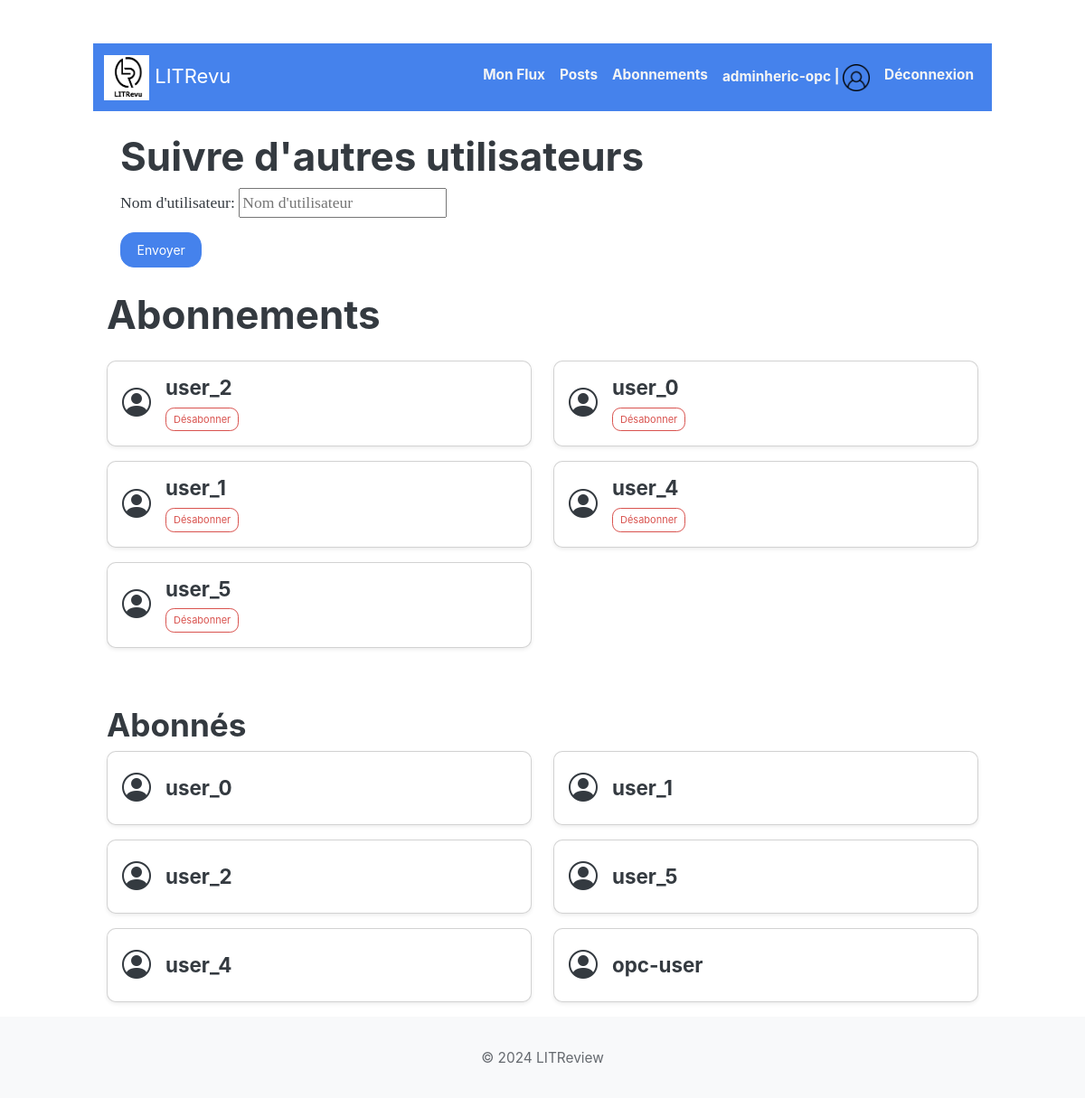
/feed/follows/ (signed in), run on the app's committed database.
### accounts/models.py (models this page shows)
class User(AbstractUser):
    pass

### feed/models.py (models this page shows)
class UserFollows(models.Model):
    user = models.ForeignKey(settings.AUTH_USER_MODEL, on_delete=models.CASCADE, related_name='following')
    followed_user = models.ForeignKey(settings.AUTH_USER_MODEL, on_delete=models.CASCADE, related_name='followed_by')
    class Meta:
        unique_together = ('user', 'followed_user')

### feed/views.py (the view, shortened to what this page needs)
# urls.py: path('follows/', UserFollowsCreateView.as_view(), name='follow_list'),
class UserFollowsCreateView(LoginRequiredMixin, ListView):
    model = UserFollows
    template_name = 'feed/user_follows.html'
    context_object_name = 'follows'
    def get_queryset(self):
        return UserFollows.objects.filter(user=self.request.user)
    def get_context_data(self, **kwargs):
        context = super().get_context_data(**kwargs)
        context['form'] = UserFollowForm()
        context['followers'] = UserFollows.objects.filter(followed_user=self.request.user)
        return context

### feed/forms.py (shortened to what this page needs)
class UserFollowForm(forms.Form):
    username = forms.CharField(label='Nom d\'utilisateur', max_length=150,
                               widget=forms.TextInput(attrs={'placeholder': 'Nom d\'utilisateur'}))

### feed/templates/feed/user_follows.html (shortened to what this page needs)
{% extends 'base.html' %}
{% block content %}
<div class="container mt-4">
    {% include 'feed/add_follow.html' with form=form %}
    <h1 class="mb-4">Abonnements</h1>
    <div class="row">
        {% for follow in follows %}
        <div class="col-md-6 mb-3">
            <div class="card shadow-sm">
                <div class="card-body d-flex align-items-center">
                    <i class="bi bi-person-circle me-3" style="font-size: 2rem;"></i>
                    <div>
                        <h5 class="card-title mb-0">{{ follow.followed_user.username }}</h5>
                        <a href="{% url 'feed:unfollow' follow.id %}" class="btn btn-sm btn-outline-danger mt-2">Désabonner</a>
                    </div>
                </div>
            </div>
        </div>
        {% empty %}
        <p class="text-muted">Aucun abonnement trouvé.</p>
        {% endfor %}
    </div>
    <h2 class="mt-5">Abonnés</h2>
    <div class="row">
        {% for follower in followers %}
        <div class="col-md-6 mb-3">
            <div class="card shadow-sm">
                <div class="card-body d-flex align-items-center">
                    <i class="bi bi-person-circle me-3" style="font-size: 2rem;"></i>
                    <div>
                        <h5 class="card-title mb-0">{{ follower.user.username }}</h5>
                    </div>
                </div>
            </div>
        </div>
        {% empty %}
        <p class="text-muted">Aucun abonné trouvé.</p>
        {% endfor %}
    </div>
</div>
{% endblock %}

### templates/base.html (shortened to what this page needs)
{% load static %}
<!DOCTYPE html>
<html lang="fr">
<head>
    <link href="https://cdnjs.cloudflare.com/ajax/libs/font-awesome/5.15.1/css/all.min.css" rel="stylesheet">
    <link href="https://cdn.jsdelivr.net/npm/bootswatch@5/dist/litera/bootstrap.min.css" rel="stylesheet">
    <link rel="stylesheet" href="https://cdn.jsdelivr.net/npm/bootstrap-icons/font/bootstrap-icons.css">
    <link rel="stylesheet" href="{% static 'css/styles.css' %}">
</head>
<body>
    <div class="container mt-5">
        <nav class="navbar navbar-expand-lg navbar-dark bg-primary">
            <div class="container-fluid">
                <a class="navbar-brand" href="{% url 'feed:feed' %}">
                    <img src="{% static 'images/logo.jpeg' %}" alt="Logo" width="50" height="50">
                    LITRevu
                </a>
                <div class="collapse navbar-collapse" id="navbarNav">
                    <ul class="navbar-nav ms-auto">
                        {% if user.is_authenticated %}
                        <li class="nav-item">
                            <a class="nav-link" href="{% url 'feed:feed' %}">Mon Flux</a>
                        </li>
                        <li class="nav-item">
                            <a class="nav-link" href="{% url 'feed:posts' %}">Posts</a>
                        </li>
                        <li class="nav-item">
                            <a class="nav-link" href="{% url 'feed:follow_list' %}">Abonnements</a>
                        </li>
                        <li class="nav-item">
                            <a class="nav-link">
                                {{ user.username }} |
                                <img src="{% static 'images/avatar.png' %}" alt="Avatar" width="30" height="30">
                            </a>
                        </li>
                        <li class="nav-item">
                            <a class="nav-link" href="{% url 'accounts:logout' %}"> Déconnexion</a>
                        </li>
                        {% else %}
                        <li class="nav-item">
                            <a class="nav-link" href="{% url 'accounts:login' %}">Connexion</a>
                        </li>
                        {% endif %}
                    </ul>
                </div>
            </div>
        </nav>
        <main>
            {% block content %}{% endblock %}
        </main>
    </div>
</body>
<footer class="footer mt-auto py-3 bg-light">
    <div class="container text-center">
        <span class="text-muted">© 2024 LITReview</span>
    </div>
</footer>
</html>

### accounts/static/css/styles.css (style rules this page uses)
.container { max-width: 1024px; margin-right: auto; margin-left: auto; padding-right: 15px; padding-left: 15px; width: 100%; }
html, body { height: 100%; margin: 0; }
.footer { width: 100%; height: 90px; line-height: 60px; background-color: #f5f5f5; }
.navbar-nav .nav-link { color: whitesmoke; font-weight: bold; }
.card { border-radius: 10px; box-shadow: 0 4px 8px rgba(0, 0, 0, 0.1); }
.card-title { font-weight: bold; font-size: 1.4rem; }

### data on the page
User: username "adminheric-opc"
UserFollows: followed_user.username "user_2"
UserFollows: followed_user.username "user_0"
UserFollows: followed_user.username "user_1"
UserFollows: followed_user.username "user_4"
UserFollows: followed_user.username "user_5"
UserFollows: user.username "user_0"
UserFollows: user.username "user_1"
UserFollows: user.username "user_2"
UserFollows: user.username "user_5"
UserFollows: user.username "user_4"
UserFollows: user.username "opc-user"
